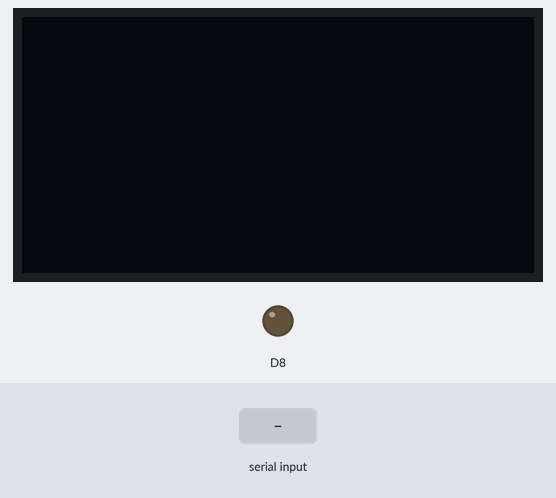
Bench run of a sketch on a simulated ESP8266 (NodeMCU). Shown: 128×64 one-colour display, output pins drawn as LEDs (lit = HIGH). Inputs (shaded band) come from the test bench. What the sketch prints to the serial monitor is not drawn.

Above: at 1.2 s.
1.3 s: "D" received over the second serial link
At 3.5 s:
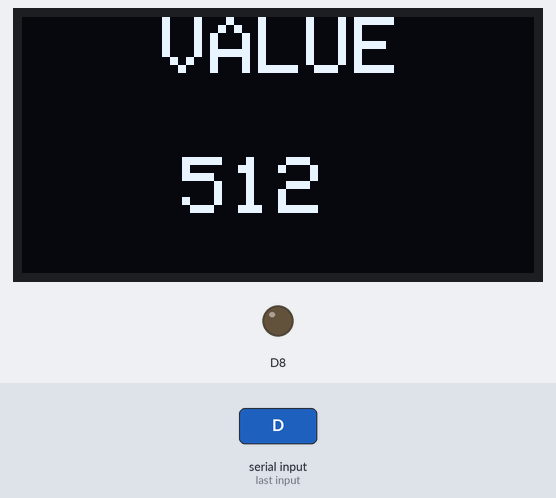
3.8 s: "1" received over the second serial link
At 5.4 s:
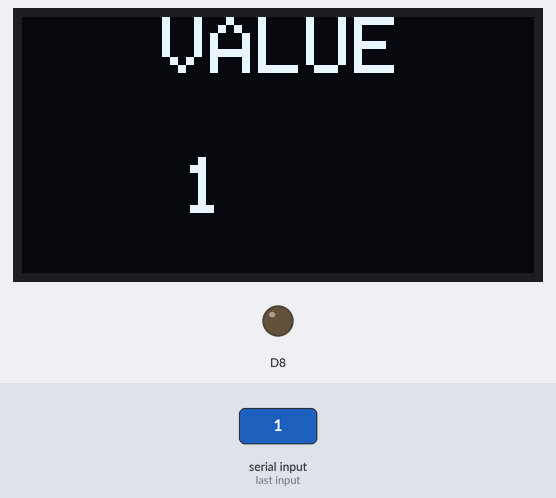
6.3 s: "S" received over the second serial link
At 7.7 s:
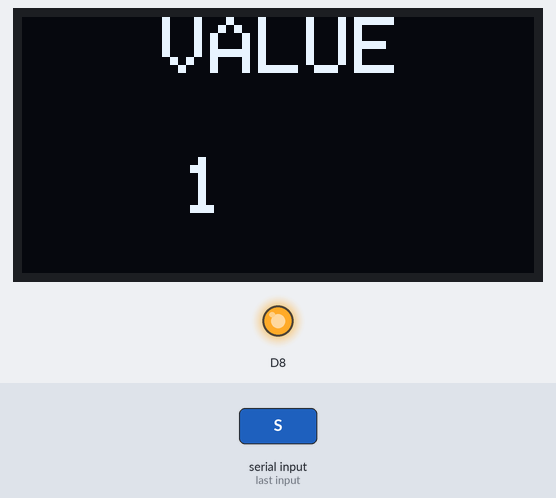
Timing chart, 0 to 9.3 s (numbered marks = the images above; inputs shaded):
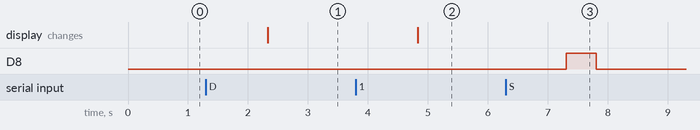

The sketch:

sketch_dec07a.ino
```cpp
#include <SoftwareSerial.h>
#include <Wire.h>                   // Include library
#include <SPI.h>
#include <Adafruit_GFX.h>
#include <Adafruit_SSD1306.h>
#define OLED_RESET -1
Adafruit_SSD1306 OLED(OLED_RESET);
SoftwareSerial myNode(14,12,false,4096);
String COMCMD="" ;
void setup() {
Serial.begin(115200);

while(!Serial)
{
  ;
}
myNode.begin(115200);
OLED.begin(SSD1306_SWITCHCAPVCC, 0x3C);
Serial.println("");
}
void displayOLED(String MSG)
{
  OLED.clearDisplay();               //Clear display
  OLED.setTextColor(WHITE);          //Set text color
  OLED.setCursor(35,0);               //Set display start position
  OLED.setTextSize(2);               //Set text size x1
  OLED.println("VALUE");          //Type message
  OLED.setCursor(40,35);             //Set display postion
  OLED.setTextSize(2);               //Set text size x2
  OLED.println( String(MSG));  // Show result value
  OLED.display();
}
void loop() {
  if(myNode.available()>0)
  {
      COMCMD = myNode.readString();
      //int z = map(x,0,255,0,4095);
      // Serial.println(String(x));
      //z=0;
      //x="";
  }
  if(COMCMD == "S")
  {
    analogWrite(D8,255);
    delay(500);
    analogWrite(D8,0);
    COMCMD ="";
    return;
  }else  if(COMCMD == "D")
  {
   COMCMD=(String)analogRead(A0);
   displayOLED(COMCMD);
   Serial.println(COMCMD);
   COMCMD ="";
   return;
  }else if(COMCMD!=""){
    displayOLED(COMCMD);
    Serial.println(COMCMD);
    COMCMD ="";
  }
}
```

Measured:
- after the input at 1.3 s, the display: changes after 1.0 s (image 1)
- after the input at 3.8 s, the display: changes after 1.0 s (image 2)
- after the input at 6.3 s, D8: LOW → HIGH after 1.0 s, → LOW 0.50 s later
